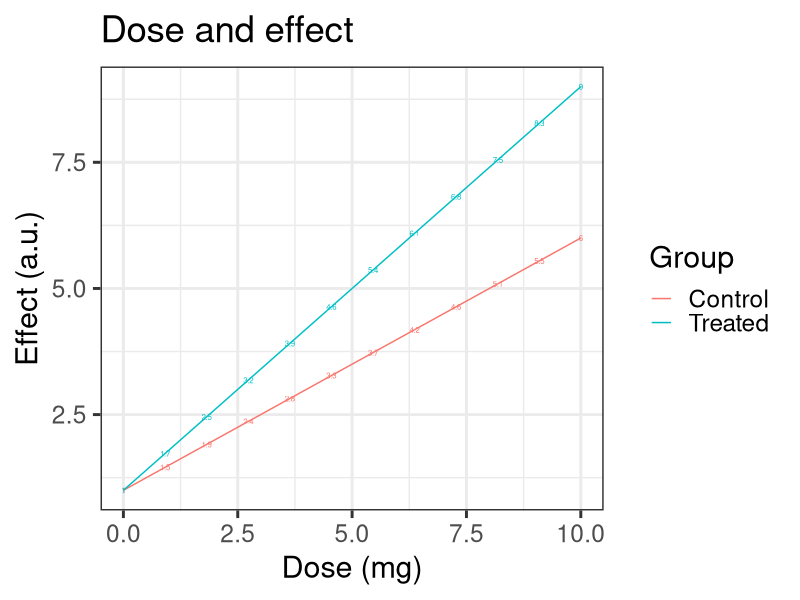

R code for this plot:
library(ggplot2)

df <- data.frame(
  dose = rep(seq(0, 10, length.out = 12), 2),
  effect = c(seq(1, 6, length.out = 12), seq(1, 9, length.out = 12)),
  group = rep(c("Control", "Treated"), each = 12)
)
p <- ggplot(df, aes(dose, effect, colour = group)) +
  geom_line() +
  labs(title = "Dose and effect", x = "Dose (mg)", y = "Effect (a.u.)", colour = "Group") +
  geom_text(aes(label = round(effect, 1)), size = 2, show.legend = FALSE) +
  theme_bw(base_size = 22)

ggsave("labels.png", p, width = 8, height = 6, dpi = 300)
